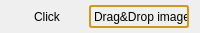
<?xml version="1.0" encoding="UTF-8"?>
<ui version="4.0">
 <class>Click</class>
 <widget class="QWidget" name="Click">
  <property name="geometry">
   <rect>
    <x>0</x>
    <y>0</y>
    <width>200</width>
    <height>33</height>
   </rect>
  </property>
  <property name="minimumSize">
   <size>
    <width>200</width>
    <height>33</height>
   </size>
  </property>
  <property name="maximumSize">
   <size>
    <width>238</width>
    <height>33</height>
   </size>
  </property>
  <property name="windowTitle">
   <string>Form</string>
  </property>
  <property name="styleSheet">
   <string notr="true">

QLabel#descriptionLabel {
font: 12pt &quot;Rockwell&quot;;
color: rgb(0, 0, 0);
}

QLabel#imageLabel {
font: 12pt &quot;Narkisim&quot;;
color: rgb(0, 0, 0);
  border-radius: 3px;
	border: 2px solid rgb(203, 155, 33);
}</string>
  </property>
  <layout class="QHBoxLayout" name="horizontalLayout">
   <property name="topMargin">
    <number>5</number>
   </property>
   <property name="bottomMargin">
    <number>5</number>
   </property>
   <item>
    <widget class="DescriptionLabel" name="descriptionLabel">
     <property name="text">
      <string>Click</string>
     </property>
     <property name="alignment">
      <set>Qt::AlignCenter</set>
     </property>
    </widget>
   </item>
   <item>
    <widget class="ImageStoreLabel" name="imageLabel">
     <property name="maximumSize">
      <size>
       <width>100</width>
       <height>16777215</height>
      </size>
     </property>
     <property name="text">
      <string>Drag&amp;Drop image</string>
     </property>
     <property name="scaledContents">
      <bool>true</bool>
     </property>
    </widget>
   </item>
  </layout>
 </widget>
 <customwidgets>
  <customwidget>
   <class>DescriptionLabel</class>
   <extends>QLabel</extends>
   <header>descriptionlabel.h</header>
  </customwidget>
  <customwidget>
   <class>ImageStoreLabel</class>
   <extends>QLabel</extends>
   <header>imagestorelabel.h</header>
  </customwidget>
 </customwidgets>
 <resources/>
 <connections/>
</ui>
